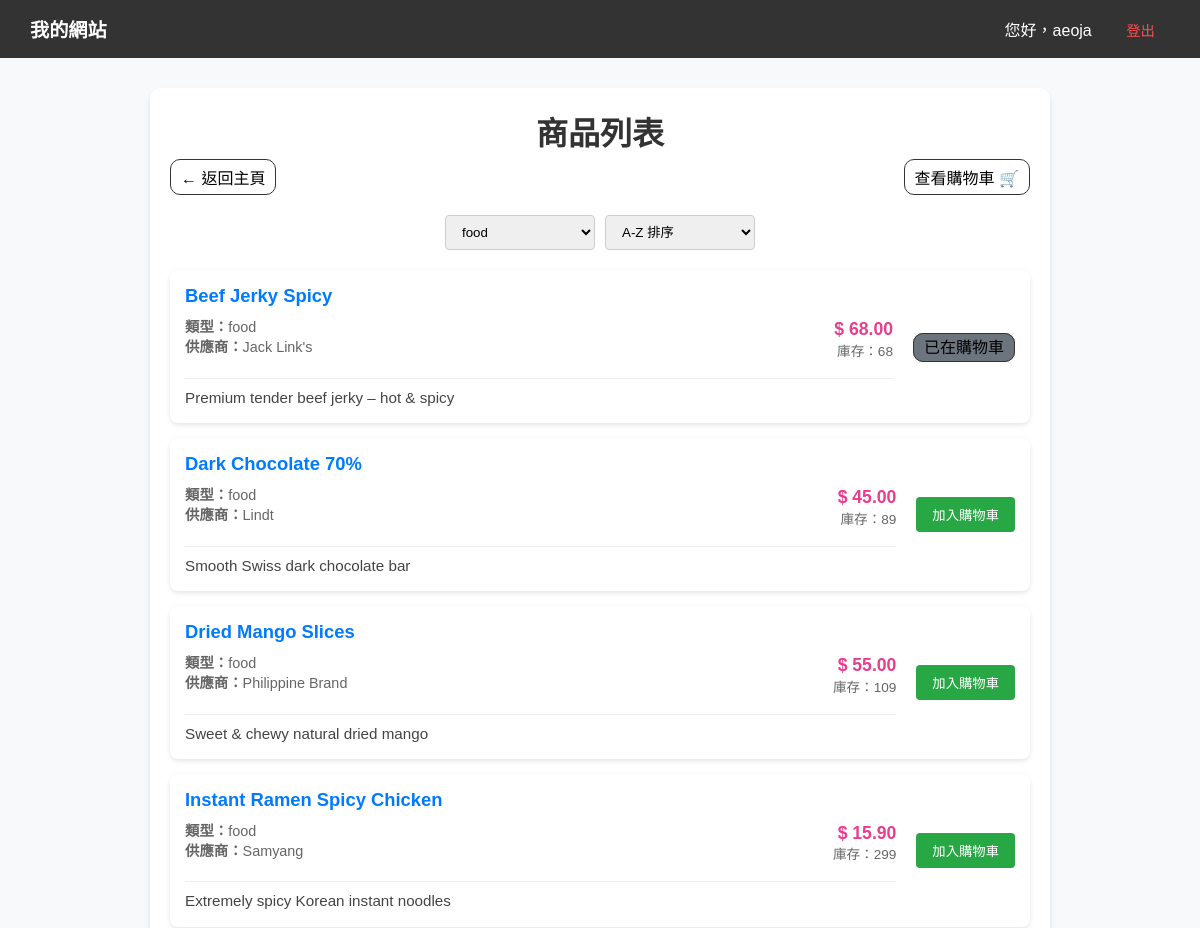
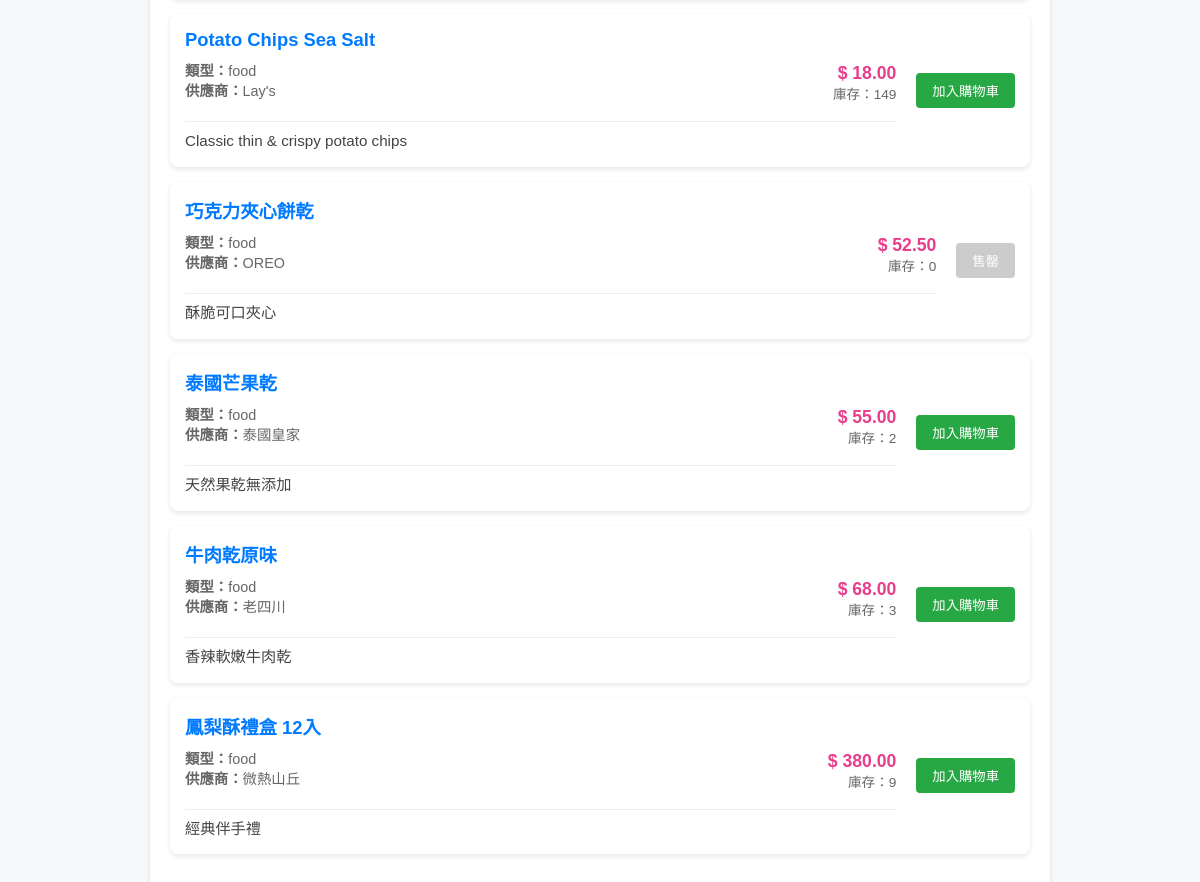
Page /product_list.php?type=food (signed in) on the committed database (2 pictures, top to bottom).
### tables this page shows
CREATE TABLE `products` (
  `product_id` int(11) UNSIGNED NOT NULL,
  `product_name` varchar(100) NOT NULL,
  `type` enum('drinks','food','toy','e-things') NOT NULL,
  `supplier` varchar(80) DEFAULT NULL,
  `description` text DEFAULT NULL,
  `price` decimal(10,2) NOT NULL,
  `qty` int(11) UNSIGNED NOT NULL DEFAULT 1 COMMENT 'Stock level of product',
  `updated_at` datetime DEFAULT current_timestamp() ON UPDATE current_timestamp(),
  `created_at` datetime DEFAULT current_timestamp()
);

### connect.php (called while the page is built, shortened)
<?php
$servername = "localhost";
$username = "root";
$password = "";
$db_name = "223_group_project";
$conn = new mysqli($servername, $username, $password, $db_name);
function safeQuery($sql, $types = null, $params = []) {
    global $conn;
    $stmt = $conn->prepare($sql);
    $response = new stdClass();
    $fullSql = $sql;
    if ($types && !empty($params)) {
        $indexedParams = array_values($params);
        foreach ($indexedParams as $val) {
            if (is_null($val)) {
                $valueToShow = 'NULL';
            } elseif (is_string($val)) {
                $valueToShow = "'" . $conn->real_escape_string($val) . "'";
            } else {
                $valueToShow = $val;
            }
            $pos = strpos($fullSql, '?');
            if ($pos !== false) {
                $fullSql = substr_replace($fullSql, $valueToShow, $pos, 1);
            }
        }
    }
    $response->executed_sql = $fullSql;
    if ($types && !empty($params)) {
        $stmt->bind_param($types, ...$params);
    }
    $response->success = $stmt->execute();
    $response->affected_rows = $stmt->affected_rows;
    $response->insert_id = $stmt->insert_id;
    $response->error = $stmt->error;
    $result = $stmt->get_result();
    $response->result = $result;
    return $response;
}
?>

### product_list.php (the view, shortened to what this page needs)
<?php
require_once("connect.php");
$cartProductIds = [];
$cartRes = safeQuery('SELECT product_id FROM cart WHERE member_id = ?', 's', [$_SESSION['member_id']]);
if ($cartRes->success && $cartRes->result) {
    $rows = $cartRes->result->fetch_all(MYSQLI_ASSOC);
    foreach ($rows as $r) {
        $cartProductIds[intval($r['product_id'])] = true;
    }
}
$product_types = [];
$res_types = safeQuery("SELECT DISTINCT type FROM products");
if ($res_types->success) {
    $product_types = array_column($res_types->result->fetch_all(MYSQLI_ASSOC), 'type');
}
$showingType = $_GET['type'] ?? '';
$sortType = $_GET['sort'] ?? 'name_asc';
$products = [];
try {
    $params = [];
    $paramTypes = '';
    switch ($sortType) {
        default:
            $sql = "SELECT * FROM products";
            if ($showingType) {
                $sql .= " WHERE type = ?";
                $params[] = $showingType;
                $paramTypes .= 's';
            }
            $sql .= " ORDER BY product_name ASC";
            break;
    }
    $response = safeQuery($sql, $paramTypes, $params);
    if ($response->success) {
        $products = $response->result->fetch_all(MYSQLI_ASSOC);
    }
} catch (Exception $e) {
    error_log("Product list error: " . $e->getMessage());
}
?>
<!DOCTYPE html>
<html lang="zh-Hant">
<head>
    <link rel="stylesheet" href="style.css?v=<?php echo filemtime('style.css'); ?>">
</head>
<body>
    <?php require_once 'nav.php'; ?>
    <div class="content">
        <h1>商品列表</h1>
        <div style="display: flex; justify-content: space-between; margin-bottom: 20px;">
            <a href="index.php">← 返回主頁</a>
            <a href="show_cart.php">查看購物車 🛒</a>
        </div>
        <div class="filter-container">
            <select onchange="location = this.value;" class="filter-select">
                <?php foreach ($product_types as $type): ?>
                    <option value="product_list.php?type=<?php echo urlencode($type); ?>&sort=<?php echo $sortType; ?>" <?php echo ($type === $showingType) ? 'selected' : ''; ?>>
                        <?php echo htmlspecialchars($type); ?>
                    </option>
                <?php endforeach; ?>
            </select>
            <select onchange="location = this.value;" class="filter-select">
                <option value="product_list.php?<?php if($showingType) echo 'type='.$showingType.'&'; ?>sort=name_asc" <?php if($sortType==='name_asc') echo 'selected'; ?>>A-Z 排序</option>
            </select>
        </div>
        <ul class="product-list">
            <?php foreach ($products as $product): ?>
                <li class="product-item">
                    <div class="product-details">
                        <strong style="color: #007bff; font-size: 1.15em;"><?php echo htmlspecialchars($product['product_name']); ?></strong>
                        <div class="product-info">
                            <div class="product-meta">
                                <div><b>類型：</b><?php echo htmlspecialchars($product['type']); ?></div>
                                <div><b>供應商：</b><?php echo htmlspecialchars($product['supplier']); ?></div>
                            </div>
                            <div style="text-align: right;">
                                <div class="product-price">$ <?php echo htmlspecialchars($product['price']); ?></div>
                                <div style="font-size: 0.85em; color: #666;">庫存：<?php echo $product['qty']; ?></div>
                            </div>
                            <div style="grid-column: 1 / -1; color: #444; font-size: 0.95em; border-top: 1px solid #eee; padding-top: 8px; margin-top: 5px;">
                                <?php echo htmlspecialchars($product['description']); ?>
                            </div>
                        </div>
                    </div>
                    <div class="actions" style="margin-left: 20px;">
                        <?php if ($product['qty'] <= 0): ?>
                            <button class="cart-button in-cart" style="background:#ccc;" disabled>售罄</button>
                        <?php elseif (!empty($cartProductIds[intval($product['product_id'])])): ?>
                            <a href="show_cart.php" class="cart-button in-cart">已在購物車</a>
                        <?php else: ?>
                            <button class="add-cart-button cart-button"
                                    data-id="<?php echo $product['product_id']; ?>"
                                    data-qty="<?php echo $product['qty']; ?>">加入購物車</button>
                        <?php endif; ?>
                    </div>
                </li>
            <?php endforeach; ?>
        </ul>
    </div>
</body>
</html>

### style.css (style rules this page uses)
* { margin: 0; padding: 0; box-sizing: border-box; }
body { font-family: "Microsoft JhengHei", Arial, sans-serif; margin: 0; background-color: #f8f9fa; }
.content { max-width: 900px; margin: 30px auto; padding: 20px; background: white; border-radius: 10px; box-shadow: 0 4px 6px rgba(0, 0, 0, 0.1); }
.content a { text-decoration: none; color: inherit; border: #333 solid 1px; border-radius: 10px; padding: 5px 10px; }
h1 { text-align: center; color: #333; margin-bottom: 5px; }
.product-list { max-width:900px; margin:0 auto; padding:0 15px; }
.product-list li { background-color:white; margin-bottom:15px; padding:15px; border-radius:5px; box-shadow:0 2px 5px rgba(0,0,0,0.1); display:flex; justify-content:space-between; align-items:center; }
.product-details { flex:1; }
.product-details strong { font-size:1.2em; color:#007bff; }
.product-info { margin-top:10px; display:grid; grid-template-columns:1fr 180px; gap:12px 20px; align-items:start; line-height:1.4; }
.product-meta { color:#555; font-size:0.95em; }
.product-price { color:#e83e8c; font-weight:700; font-size:1.05em; }
.actions { margin-left:20px; text-align:center; }
html, body { -ms-overflow-style: none; scrollbar-width: none; }

### product_list.php (style rules this page uses)
.content { max-width: 900px; margin: 30px auto; padding: 20px; background: white; border-radius: 10px; box-shadow: 0 4px 6px rgba(0, 0, 0, 0.1); }
.filter-container { text-align: center; margin-bottom: 20px; display: flex; justify-content: center; gap: 10px; }
.filter-select { padding: 8px 12px; border-radius: 4px; border: 1px solid #ccc; min-width: 150px; }
ul.product-list { list-style: none; padding: 0; }
li.product-item { background-color: white; margin-bottom: 15px; padding: 15px; border-radius: 8px; box-shadow: 0 2px 5px rgba(0, 0, 0, 0.1); display: flex; justify-content: space-between; align-items: center; }
.product-details { flex: 1; }
.product-info { margin-top: 10px; display: grid; grid-template-columns: 1fr 180px; gap: 12px; line-height: 1.4; }
.product-price { color: #e83e8c; font-weight: 700; font-size: 1.1em; }
.product-meta { color: #666; font-size: 0.9em; }
.cart-button { background-color: #28a745; color: white; padding: 8px 16px; border-radius: 4px; border: none; cursor: pointer; text-decoration: none; }
.in-cart { background-color: #6c757d; }

### rows in the picture
products: product_name "Beef Jerky Spicy", type "food", supplier "Jack Link's", price "68.00", qty "68", description "Premium tender beef jerky – hot & spicy", shows "已在購物車"
products: product_name "Dark Chocolate 70%", type "food", supplier "Lindt", price "45.00", qty "89", description "Smooth Swiss dark chocolate bar"
products: product_name "Dried Mango Slices", type "food", supplier "Philippine Brand", price "55.00", qty "109", description "Sweet & chewy natural dried mango"
products: product_name "Instant Ramen Spicy Chicken", type "food", supplier "Samyang", price "15.90", qty "299", description "Extremely spicy Korean instant noodles"
products: product_name "Potato Chips Sea Salt", type "food", supplier "Lay's", price "18.00", qty "149", description "Classic thin & crispy potato chips"
products: product_name "巧克力夾心餅乾", type "food", supplier "OREO", price "52.50", qty "0", description "酥脆可口夾心", shows "售罄"
products: product_name "泰國芒果乾", type "food", supplier "泰國皇家", price "55.00", qty "2", description "天然果乾無添加"
products: product_name "牛肉乾原味", type "food", supplier "老四川", price "68.00", qty "3", description "香辣軟嫩牛肉乾"
products: product_name "鳳梨酥禮盒 12入", type "food", supplier "微熱山丘", price "380.00", qty "9", description "經典伴手禮"

### other values in the picture
$username "aeoja"
form field value "food"
